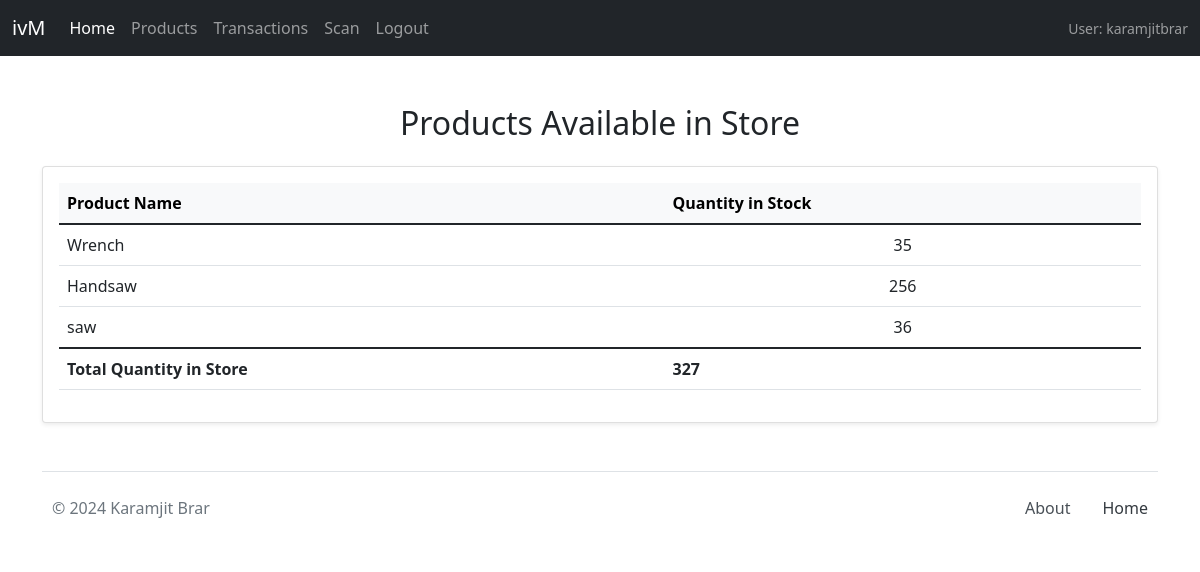
The page /products/ (signed in) on the database as committed earlier.
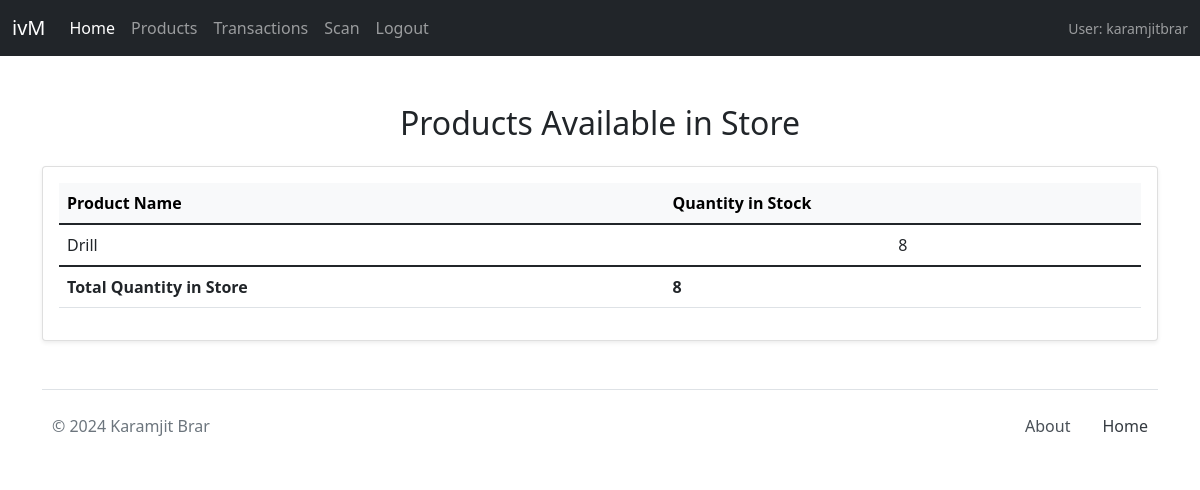
The same page on the database as committed later.
### mainApp/models.py (models this page shows, shortened)
class Product(models.Model):
    name = models.CharField(max_length=200)
    quantity =  models.IntegerField()
    img = models.CharField(max_length=2000)
    barcode = models.CharField(max_length=100, unique=True, null=True, blank=True, default='default_barcode_value')  # Unique barcode for each product

### mainApp/views.py (the view)
# urls.py: path('products/', views.products, name='products'),
@login_required
def products(request):
    Product_list = Product.objects.all()
    tot = 0
    for Producty in Product_list:
        tot = tot + Producty.quantity
    return render(request, 'products.html',
    {'Products' : Product_list, 'tot' : tot})

### templates/products.html (shortened to what this page needs)
{% extends 'base.html' %}
{% block body %}
<div class="container my-5">
    <h2 class="text-center mb-4">Products Available in Store</h2>
    <div class="card shadow-sm mb-4">
        <div class="card-body">
            <table class="table table-hover">
                <thead class="table-light">
                    <tr>
                        <th scope="col">Product Name</th>
                        <th scope="col">Quantity in Stock</th>
                    </tr>
                </thead>
                <tbody>
                    {% for product in Products %}
                    <tr>
                        <td class="align-middle">
                            <a href="/products/{{ product.id }}/" class="text-decoration-none text-dark w-100 d-block">
                                {{ product.name }}
                            </a>
                        </td>
                        <td class="align-middle text-center">
                            {{ product.quantity }}
                        </td>
                    </tr>
                    {% endfor %}
                </tbody>
                <tfoot>
                    <tr>
                        <td><strong>Total Quantity in Store</strong></td>
                        <td><strong class="text-center">{{ tot }}</strong></td>
                    </tr>
                </tfoot>
            </table>
        </div>
    </div>
</div>
{% endblock body %}

### templates/base.html (shortened to what this page needs)
<!doctype html>
<html lang="en">
  <head>
    <link href="https://cdn.jsdelivr.net/npm/bootstrap@5.1.3/dist/css/bootstrap.min.css" rel="stylesheet">
  </head>
  <body>
    <nav class="navbar navbar-expand-lg navbar-dark bg-dark">
      <div class="container-fluid">
        <a class="navbar-brand" href="/">ivM</a>
        <div class="collapse navbar-collapse" id="navbarSupportedContent">
          <ul class="navbar-nav me-auto mb-2 mb-lg-0">
            <li class="nav-item"><a class="nav-link active" aria-current="page" href="/">Home</a></li>
            {% if user.is_authenticated %}
              <li class="nav-item"><a class="nav-link" href="/products">Products</a></li>
              <li class="nav-item"><a class="nav-link" href="/transactions">Transactions</a></li>
              <li class="nav-item"><a class="nav-link" href="/barcodescan">Scan</a></li>
              <li class="nav-item"><a class="nav-link" href="{% url 'logout' %}">Logout</a></li>
            {% else %}
              <li class="nav-item"><a class="nav-link" href="/login">Login</a></li>
              <li class="nav-item"><a class="nav-link" href="/signup">Sign Up</a></li>
            {% endif %}
          </ul>
          {% if user.is_authenticated %}
            <span class="navbar-text small ms-3">
              User: {{ user.username }}
            </span>
          {% endif %}
        </div>
      </div>
    </nav>
    {% block body %}{% endblock body %}
    <div class="container my-5">
      <footer class="d-flex justify-content-between align-items-center py-3 my-3 border-top" style="padding:10px">
          <p class="col-md-4 mb-0 text-muted" style="color: #6c757d;">© 2024 Karamjit Brar</p>
          <div class="ml-auto d-flex align-items-center">
              <a class="nav-link me-3" href="/about" style="color: #495057;">About</a>
              <a href="/" class="link-dark text-decoration-none" style="color: #343a40;">
                  Home
              </a>
          </div>
      </footer>
    </div>
</body>
</html>

Rows that differ between the two databases and show on the page:
removed Product: name "Wrench", quantity "35"
removed Product: name "Handsaw", quantity "256"
removed Product: name "saw", quantity "36"
added Product: name "Drill", quantity "8"
Other text that changed with them:
{{ tot }}: "327" → "8"
